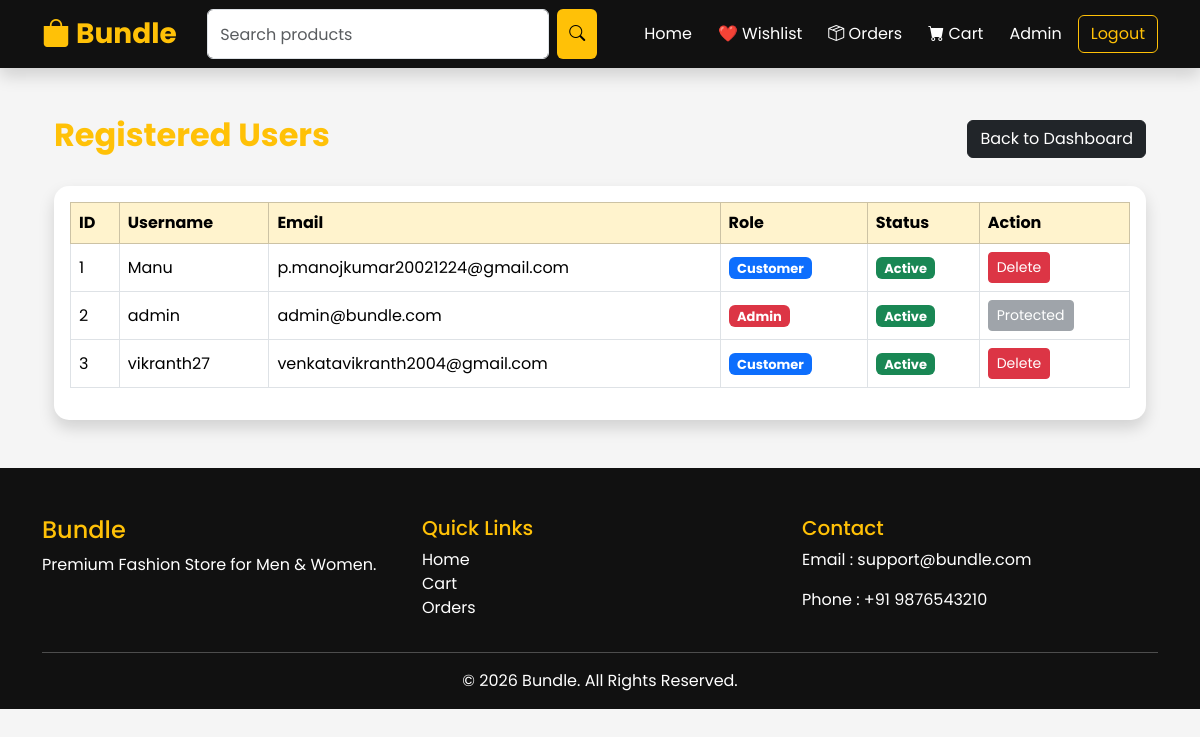
Screenshot of /users (signed in) with the database file from the repository.
### app.py (models this page shows)
class User(UserMixin, db.Model):
    id = db.Column(
        db.Integer,
        primary_key=True
    )
    username = db.Column(
        db.String(100),
        nullable=False
    )
    email = db.Column(
        db.String(120),
        unique=True,
        nullable=False
    )
    password = db.Column(
        db.String(200),
        nullable=False
    )
    is_admin = db.Column(
        db.Boolean,
        default=False
    )

### app.py (the view)
@app.route("/users")
@login_required
def users():
    if not current_user.is_admin:
        return redirect(url_for("home"))
    users = User.query.all()
    return render_template(
        "users.html",
        users=users
    )

### app.py (called while the page is built)
@login_manager.user_loader
def load_user(user_id):
    return User.query.get(int(user_id))

### templates/users.html (shortened to what this page needs)
{% extends "base.html" %}
{% block content %}
<div class="container my-5">
    <div class="d-flex justify-content-between align-items-center mb-4">
        <h2 class="text-warning">
            Registered Users
        </h2>
        <a href="{{ url_for('admin') }}"
           class="btn btn-dark">
            Back to Dashboard
        </a>
    </div>
    <div class="card shadow">
        <div class="card-body">
            <div class="table-responsive">
                <table class="table table-bordered table-hover align-middle">
                    <thead class="table-warning">
                        <tr>
                            <th>ID</th>
                            <th>Username</th>
                            <th>Email</th>
                            <th>Role</th>
                            <th>Status</th>
                            <th>Action</th>
                        </tr>
                    </thead>
                    <tbody>
                        {% for user in users %}
                        <tr>
                            <td>
                                {{ user.id }}
                            </td>
                            <td>
                                {{ user.username }}
                            </td>
                            <td>
                                {{ user.email if user.email else "Not Available" }}
                            </td>
                            <td>
                                {% if user.is_admin %}
                                <span class="badge bg-danger">
                                    Admin
                                </span>
                                {% else %}
                                <span class="badge bg-primary">
                                    Customer
                                </span>
                                {% endif %}
                            </td>
                            <td>
                                <span class="badge bg-success">
                                    Active
                                </span>
                            </td>
                            <td>
                                {% if not user.is_admin %}
                                <a href="{{ url_for('delete_user', id=user.id) }}"
                                   class="btn btn-danger btn-sm"
                                   onclick="return confirm('Delete this user?')">
                                    Delete
                                </a>
                                {% else %}
                                <button class="btn btn-secondary btn-sm" disabled>
                                    Protected
                                </button>
                                {% endif %}
                            </td>
                        </tr>
                        {% endfor %}
                    </tbody>
                </table>
            </div>
        </div>
    </div>
</div>
{% endblock %}

### static/css/style.css (style rules this page uses)
* { margin:0; padding:0; box-sizing:border-box; font-family:'Poppins',sans-serif; }
body { background:#f5f5f5; color:#222; }
h2 { font-weight:700; }
.card { border:none; transition:.4s; border-radius:15px; }
.badge { font-size:13px; }
.table { background:white; }
table { background:white; }

### rows the page displays
User: id "1", username "Manu", email "p.manojkumar20021224@gmail.com", is_admin "Customer"
User: id "2", username "admin", email "admin@bundle.com", is_admin "Admin"
User: id "3", username "vikranth27", email "venkatavikranth2004@gmail.com", is_admin "Customer"
